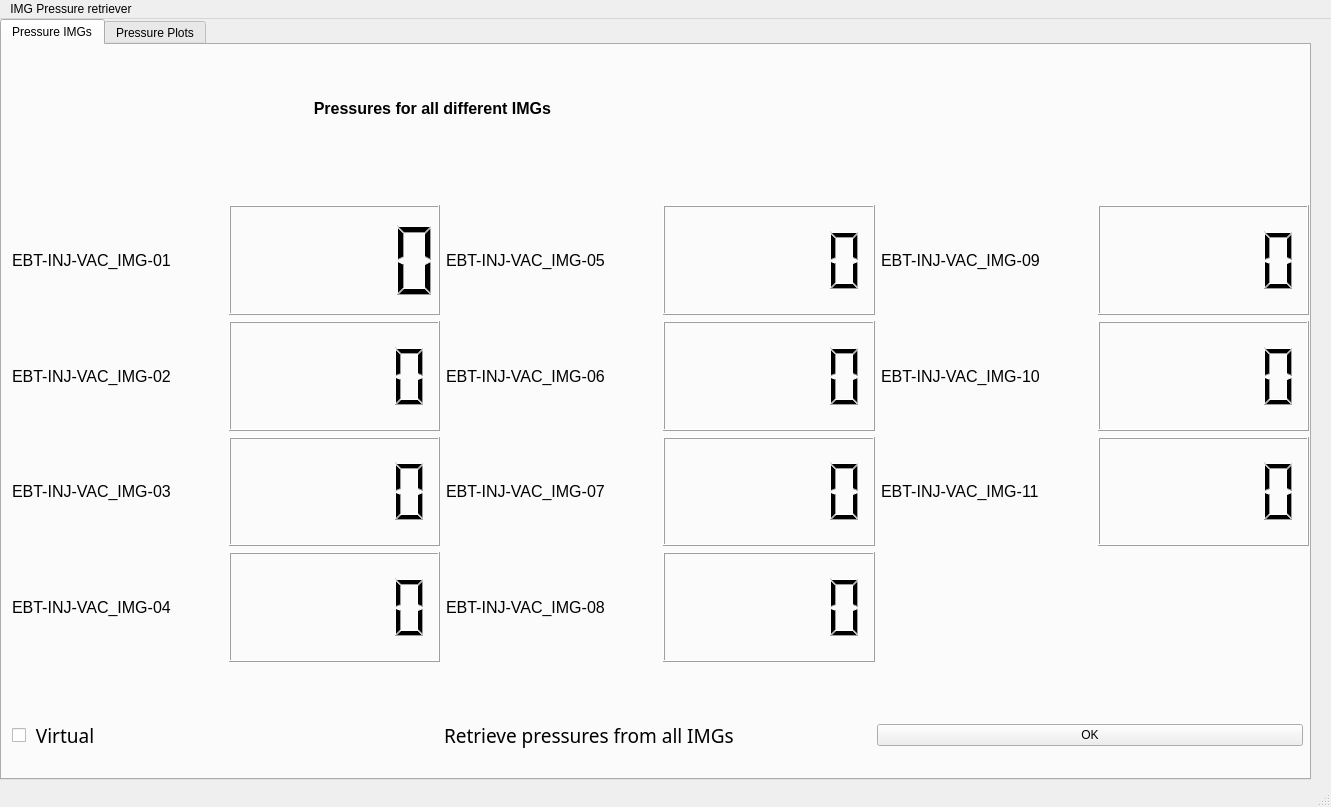
<?xml version="1.0" encoding="UTF-8"?>
<ui version="4.0">
 <class>MainWindow</class>
 <widget class="QMainWindow" name="MainWindow">
  <property name="geometry">
   <rect>
    <x>0</x>
    <y>0</y>
    <width>1331</width>
    <height>807</height>
   </rect>
  </property>
  <property name="windowTitle">
   <string>MainWindow</string>
  </property>
  <widget class="QWidget" name="centralwidget">
   <widget class="QTabWidget" name="tabWidget">
    <property name="geometry">
     <rect>
      <x>0</x>
      <y>0</y>
      <width>1311</width>
      <height>761</height>
     </rect>
    </property>
    <property name="currentIndex">
     <number>0</number>
    </property>
    <widget class="QWidget" name="IMGPressure_tab">
     <attribute name="title">
      <string>Pressure IMGs</string>
     </attribute>
     <widget class="QWidget" name="gridLayoutWidget">
      <property name="geometry">
       <rect>
        <x>10</x>
        <y>0</y>
        <width>1291</width>
        <height>144</height>
       </rect>
      </property>
      <layout class="QGridLayout" name="IMGTitleLayout">
       <item row="0" column="0">
        <widget class="QLabel" name="IMGTitleLabel">
         <property name="font">
          <font>
           <pointsize>12</pointsize>
           <weight>75</weight>
           <bold>true</bold>
          </font>
         </property>
         <property name="text">
          <string>                                                                    Pressures for all different IMGs
</string>
         </property>
        </widget>
       </item>
      </layout>
     </widget>
     <widget class="QWidget" name="gridLayoutWidget_2">
      <property name="geometry">
       <rect>
        <x>10</x>
        <y>650</y>
        <width>1291</width>
        <height>81</height>
       </rect>
      </property>
      <layout class="QGridLayout" name="IMGButtonGridLayout">
       <item row="0" column="2">
        <widget class="QPushButton" name="IMGpushButton">
         <property name="text">
          <string>OK</string>
         </property>
        </widget>
       </item>
       <item row="0" column="1">
        <widget class="QLabel" name="IMGButtonLabel">
         <property name="font">
          <font>
           <family>Franklin Gothic Book</family>
           <pointsize>14</pointsize>
          </font>
         </property>
         <property name="text">
          <string>Retrieve pressures from all IMGs</string>
         </property>
        </widget>
       </item>
       <item row="0" column="0">
        <widget class="QCheckBox" name="IMGVirtual_checkBox">
         <property name="font">
          <font>
           <family>Mongolian Baiti</family>
           <pointsize>14</pointsize>
          </font>
         </property>
         <property name="text">
          <string> Virtual </string>
         </property>
        </widget>
       </item>
      </layout>
     </widget>
     <widget class="QWidget" name="gridLayoutWidget_3">
      <property name="geometry">
       <rect>
        <x>10</x>
        <y>160</y>
        <width>1297</width>
        <height>457</height>
       </rect>
      </property>
      <layout class="QGridLayout" name="IMGPressuregridLayout">
       <item row="2" column="1">
        <widget class="QLCDNumber" name="IMG03_lcdNumber">
         <property name="smallDecimalPoint">
          <bool>true</bool>
         </property>
         <property name="intValue" stdset="0">
          <number>0</number>
         </property>
        </widget>
       </item>
       <item row="3" column="2">
        <widget class="QLabel" name="IMG08_label">
         <property name="font">
          <font>
           <family>MS UI Gothic</family>
           <pointsize>12</pointsize>
          </font>
         </property>
         <property name="text">
          <string>EBT-INJ-VAC_IMG-08</string>
         </property>
        </widget>
       </item>
       <item row="2" column="0">
        <widget class="QLabel" name="IMG03_label">
         <property name="font">
          <font>
           <family>MS UI Gothic</family>
           <pointsize>12</pointsize>
          </font>
         </property>
         <property name="text">
          <string>EBT-INJ-VAC_IMG-03</string>
         </property>
        </widget>
       </item>
       <item row="3" column="0">
        <widget class="QLabel" name="IMG04_label">
         <property name="font">
          <font>
           <family>MS UI Gothic</family>
           <pointsize>12</pointsize>
          </font>
         </property>
         <property name="text">
          <string>EBT-INJ-VAC_IMG-04</string>
         </property>
        </widget>
       </item>
       <item row="1" column="4">
        <widget class="QLabel" name="IMG10_label">
         <property name="font">
          <font>
           <family>MS UI Gothic</family>
           <pointsize>12</pointsize>
          </font>
         </property>
         <property name="text">
          <string>EBT-INJ-VAC_IMG-10</string>
         </property>
        </widget>
       </item>
       <item row="0" column="0">
        <widget class="QLabel" name="IMG01_label">
         <property name="font">
          <font>
           <family>MS UI Gothic</family>
           <pointsize>12</pointsize>
          </font>
         </property>
         <property name="text">
          <string>EBT-INJ-VAC_IMG-01</string>
         </property>
        </widget>
       </item>
       <item row="2" column="2">
        <widget class="QLabel" name="IMG07_label">
         <property name="font">
          <font>
           <family>MS UI Gothic</family>
           <pointsize>12</pointsize>
          </font>
         </property>
         <property name="text">
          <string>EBT-INJ-VAC_IMG-07</string>
         </property>
        </widget>
       </item>
       <item row="1" column="0">
        <widget class="QLabel" name="IMG02_label">
         <property name="font">
          <font>
           <family>MS UI Gothic</family>
           <pointsize>12</pointsize>
          </font>
         </property>
         <property name="text">
          <string>EBT-INJ-VAC_IMG-02</string>
         </property>
        </widget>
       </item>
       <item row="0" column="4">
        <widget class="QLabel" name="IMG09_label">
         <property name="font">
          <font>
           <family>MS UI Gothic</family>
           <pointsize>12</pointsize>
          </font>
         </property>
         <property name="text">
          <string>EBT-INJ-VAC_IMG-09</string>
         </property>
        </widget>
       </item>
       <item row="0" column="2">
        <widget class="QLabel" name="IMG05_label">
         <property name="font">
          <font>
           <family>MS UI Gothic</family>
           <pointsize>12</pointsize>
          </font>
         </property>
         <property name="text">
          <string>EBT-INJ-VAC_IMG-05</string>
         </property>
        </widget>
       </item>
       <item row="3" column="3">
        <widget class="QLCDNumber" name="IMG08_lcdNumber">
         <property name="smallDecimalPoint">
          <bool>true</bool>
         </property>
         <property name="intValue" stdset="0">
          <number>0</number>
         </property>
        </widget>
       </item>
       <item row="1" column="2">
        <widget class="QLabel" name="IMG06_label">
         <property name="font">
          <font>
           <family>MS UI Gothic</family>
           <pointsize>12</pointsize>
          </font>
         </property>
         <property name="text">
          <string>EBT-INJ-VAC_IMG-06</string>
         </property>
        </widget>
       </item>
       <item row="2" column="4">
        <widget class="QLabel" name="IMG11_label">
         <property name="font">
          <font>
           <family>MS UI Gothic</family>
           <pointsize>12</pointsize>
          </font>
         </property>
         <property name="text">
          <string>EBT-INJ-VAC_IMG-11</string>
         </property>
        </widget>
       </item>
       <item row="2" column="3">
        <widget class="QLCDNumber" name="IMG07_lcdNumber">
         <property name="smallDecimalPoint">
          <bool>true</bool>
         </property>
         <property name="intValue" stdset="0">
          <number>0</number>
         </property>
        </widget>
       </item>
       <item row="3" column="1">
        <widget class="QLCDNumber" name="IMG04_lcdNumber">
         <property name="smallDecimalPoint">
          <bool>true</bool>
         </property>
         <property name="intValue" stdset="0">
          <number>0</number>
         </property>
        </widget>
       </item>
       <item row="1" column="3">
        <widget class="QLCDNumber" name="IMG06_lcdNumber">
         <property name="smallDecimalPoint">
          <bool>true</bool>
         </property>
         <property name="intValue" stdset="0">
          <number>0</number>
         </property>
        </widget>
       </item>
       <item row="0" column="3">
        <widget class="QLCDNumber" name="IMG05_lcdNumber">
         <property name="smallDecimalPoint">
          <bool>true</bool>
         </property>
         <property name="intValue" stdset="0">
          <number>0</number>
         </property>
        </widget>
       </item>
       <item row="0" column="1">
        <widget class="QLCDNumber" name="IMG01_lcdNumber"/>
       </item>
       <item row="1" column="1">
        <widget class="QLCDNumber" name="IMG02_lcdNumber">
         <property name="smallDecimalPoint">
          <bool>true</bool>
         </property>
         <property name="intValue" stdset="0">
          <number>0</number>
         </property>
        </widget>
       </item>
       <item row="0" column="5">
        <widget class="QLCDNumber" name="IMG09_lcdNumber">
         <property name="smallDecimalPoint">
          <bool>true</bool>
         </property>
         <property name="intValue" stdset="0">
          <number>0</number>
         </property>
        </widget>
       </item>
       <item row="1" column="5">
        <widget class="QLCDNumber" name="IMG10_lcdNumber">
         <property name="smallDecimalPoint">
          <bool>true</bool>
         </property>
         <property name="intValue" stdset="0">
          <number>0</number>
         </property>
        </widget>
       </item>
       <item row="2" column="5">
        <widget class="QLCDNumber" name="IMG11_lcdNumber">
         <property name="smallDecimalPoint">
          <bool>true</bool>
         </property>
         <property name="intValue" stdset="0">
          <number>0</number>
         </property>
        </widget>
       </item>
      </layout>
     </widget>
    </widget>
    <widget class="QWidget" name="IMGPlotting_tab">
     <attribute name="title">
      <string>Pressure Plots</string>
     </attribute>
     <widget class="QGraphicsView" name="graphicsView">
      <property name="geometry">
       <rect>
        <x>20</x>
        <y>20</y>
        <width>1221</width>
        <height>681</height>
       </rect>
      </property>
     </widget>
    </widget>
   </widget>
  </widget>
  <widget class="QStatusBar" name="statusbar"/>
  <widget class="QMenuBar" name="menubar">
   <property name="geometry">
    <rect>
     <x>0</x>
     <y>0</y>
     <width>1331</width>
     <height>31</height>
    </rect>
   </property>
   <widget class="QMenu" name="menuIMG_Pressure_retriever">
    <property name="title">
     <string>IMG Pressure retriever</string>
    </property>
   </widget>
   <addaction name="menuIMG_Pressure_retriever"/>
  </widget>
 </widget>
 <resources/>
 <connections/>
</ui>
